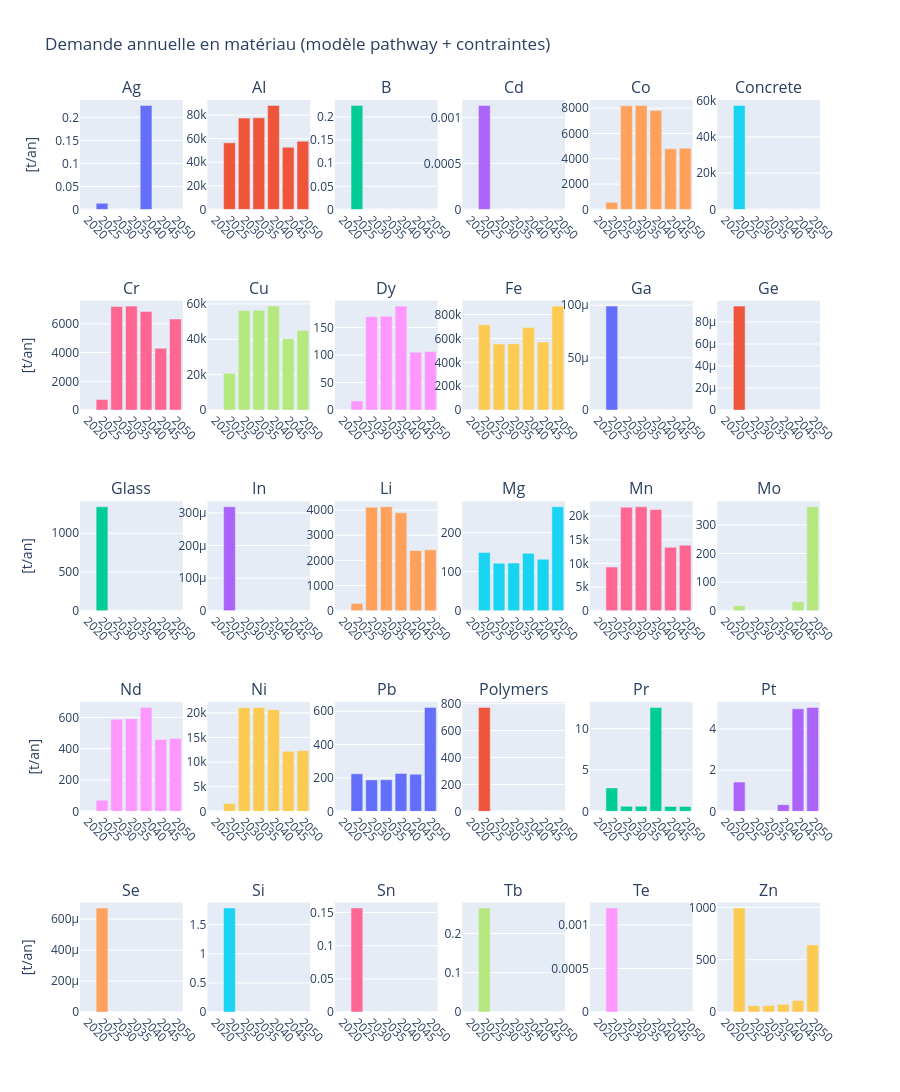

Notebook code for this chart:
### Code cell
plot_all_material_demand(results_materials_relax)

### Figure 1 — Plotly figure (JSON) as saved in the notebook; plotly's stock layout.template omitted (floating-point values rounded to 4 significant figures)
{"data": [{"name": "Ag", "showlegend": false, "type": "bar", "x": [2020, 2025, 2030, 2035, 2040, 2045, 2050], "xaxis": "x", "y": [0.0, 0.01338, 0.0, 0.0, 0.2258, 0.0, 0.0], "yaxis": "y"}, {"name": "Al", "showlegend": false, "type": "bar", "x": [2020, 2025, 2030, 2035, 2040, 2045, 2050], "xaxis": "x2", "y": [0.0, 56490.0, 77380.0, 77670.0, 88100.0, 52700.0, 57840.0], "yaxis": "y2"}, {"name": "B", "showlegend": false, "type": "bar", "x": [2020, 2025, 2030, 2035, 2040, 2045, 2050], "xaxis": "x3", "y": [0.0, 0.2247, 0.0, 0.0, 0.0, 0.0, 0.0], "yaxis": "y3"}, {"name": "Cd", "showlegend": false, "type": "bar", "x": [2020, 2025, 2030, 2035, 2040, 2045, 2050], "xaxis": "x4", "y": [0.0, 0.001129, 0.0, 0.0, 0.0, 0.0, 0.0], "yaxis": "y4"}, {"name": "Co", "showlegend": false, "type": "bar", "x": [2020, 2025, 2030, 2035, 2040, 2045, 2050], "xaxis": "x5", "y": [0.0, 561.3, 8181.0, 8212.0, 7812.0, 4787.0, 4842.0], "yaxis": "y5"}, {"name": "Concrete", "showlegend": false, "type": "bar", "x": [2020, 2025, 2030, 2035, 2040, 2045, 2050], "xaxis": "x6", "y": [0.0, 57270.0, 0.0, 0.0, 0.0, 0.0, 0.0], "yaxis": "y6"}, {"name": "Cr", "showlegend": false, "type": "bar", "x": [2020, 2025, 2030, 2035, 2040, 2045, 2050], "xaxis": "x7", "y": [0.0, 736.0, 7203.0, 7230.0, 6861.0, 4294.0, 6332.0], "yaxis": "y7"}, {"name": "Cu", "showlegend": false, "type": "bar", "x": [2020, 2025, 2030, 2035, 2040, 2045, 2050], "xaxis": "x8", "y": [0.0, 20720.0, 56220.0, 56440.0, 58740.0, 40270.0, 44940.0], "yaxis": "y8"}, {"name": "Dy", "showlegend": false, "type": "bar", "x": [2020, 2025, 2030, 2035, 2040, 2045, 2050], "xaxis": "x9", "y": [0.0, 16.63, 169.6, 170.2, 188.8, 105.1, 106.3], "yaxis": "y9"}, {"name": "Fe", "showlegend": false, "type": "bar", "x": [2020, 2025, 2030, 2035, 2040, 2045, 2050], "xaxis": "x10", "y": [0.0, 715500.0, 552800.0, 554900.0, 690900.0, 569200.0, 870800.0], "yaxis": "y10"}, {"name": "Ga", "showlegend": false, "type": "bar", "x": [2020, 2025, 2030, 2035, 2040, 2045, 2050], "xaxis": "x11", "y": [0.0, 9.912e-05, 0.0, 0.0, 0.0, 0.0, 0.0], "yaxis": "y11"}, {"name": "Ge", "showlegend": false, "type": "bar", "x": [2020, 2025, 2030, 2035, 2040, 2045, 2050], "xaxis": "x12", "y": [0.0, 9.44e-05, 0.0, 0.0, 0.0, 0.0, 0.0], "yaxis": "y12"}, {"name": "Glass", "showlegend": false, "type": "bar", "x": [2020, 2025, 2030, 2035, 2040, 2045, 2050], "xaxis": "x13", "y": [0.0, 1343.0, 0.0, 0.0, 0.0, 0.0, 0.0], "yaxis": "y13"}, {"name": "In", "showlegend": false, "type": "bar", "x": [2020, 2025, 2030, 2035, 2040, 2045, 2050], "xaxis": "x14", "y": [0.0, 0.0003188, 0.0, 0.0, 0.0, 0.0, 0.0], "yaxis": "y14"}, {"name": "Li", "showlegend": false, "type": "bar", "x": [2020, 2025, 2030, 2035, 2040, 2045, 2050], "xaxis": "x15", "y": [0.0, 290.7, 4114.0, 4129.0, 3888.0, 2391.0, 2418.0], "yaxis": "y15"}, {"name": "Mg", "showlegend": false, "type": "bar", "x": [2020, 2025, 2030, 2035, 2040, 2045, 2050], "xaxis": "x16", "y": [0.0, 149.1, 121.6, 122.0, 146.7, 131.6, 265.8], "yaxis": "y16"}, {"name": "Mn", "showlegend": false, "type": "bar", "x": [2020, 2025, 2030, 2035, 2040, 2045, 2050], "xaxis": "x17", "y": [0.0, 9255.0, 21910.0, 22000.0, 21400.0, 13440.0, 13860.0], "yaxis": "y17"}, {"name": "Mo", "showlegend": false, "type": "bar", "x": [2020, 2025, 2030, 2035, 2040, 2045, 2050], "xaxis": "x18", "y": [0.0, 17.56, 0.0, 0.0, 0.0, 31.54, 363.3], "yaxis": "y18"}, {"name": "Nd", "showlegend": false, "type": "bar", "x": [2020, 2025, 2030, 2035, 2040, 2045, 2050], "xaxis": "x19", "y": [0.0, 71.78, 589.0, 591.2, 664.4, 460.0, 465.6], "yaxis": "y19"}, {"name": "Ni", "showlegend": false, "type": "bar", "x": [2020, 2025, 2030, 2035, 2040, 2045, 2050], "xaxis": "x20", "y": [0.0, 1608.0, 21020.0, 21100.0, 20630.0, 12180.0, 12320.0], "yaxis": "y20"}, {"name": "Pb", "showlegend": false, "type": "bar", "x": [2020, 2025, 2030, 2035, 2040, 2045, 2050], "xaxis": "x21", "y": [0.0, 224.6, 188.4, 189.1, 227.4, 222.3, 622.8], "yaxis": "y21"}, {"name": "Polymers", "showlegend": false, "type": "bar", "x": [2020, 2025, 2030, 2035, 2040, 2045, 2050], "xaxis": "x22", "y": [0.0, 772.4, 0.0, 0.0, 0.0, 0.0, 0.0], "yaxis": "y22"}, {"name": "Pr", "showlegend": false, "type": "bar", "x": [2020, 2025, 2030, 2035, 2040, 2045, 2050], "xaxis": "x23", "y": [0.0, 2.832, 0.6078, 0.6101, 12.58, 0.5951, 0.6025], "yaxis": "y23"}, {"name": "Pt", "showlegend": false, "type": "bar", "x": [2020, 2025, 2030, 2035, 2040, 2045, 2050], "xaxis": "x24", "y": [0.0, 1.419, 0.0, 0.0, 0.3244, 4.974, 5.043], "yaxis": "y24"}, {"name": "Se", "showlegend": false, "type": "bar", "x": [2020, 2025, 2030, 2035, 2040, 2045, 2050], "xaxis": "x25", "y": [0.0, 0.0006718, 0.0, 0.0, 0.0, 0.0, 0.0], "yaxis": "y25"}, {"name": "Si", "showlegend": false, "type": "bar", "x": [2020, 2025, 2030, 2035, 2040, 2045, 2050], "xaxis": "x26", "y": [0.0, 1.784, 0.0, 0.0, 0.0, 0.0, 0.0], "yaxis": "y26"}, {"name": "Sn", "showlegend": false, "type": "bar", "x": [2020, 2025, 2030, 2035, 2040, 2045, 2050], "xaxis": "x27", "y": [0.0, 0.1567, 0.0, 0.0, 0.0, 0.0, 0.0], "yaxis": "y27"}, {"name": "Tb", "showlegend": false, "type": "bar", "x": [2020, 2025, 2030, 2035, 2040, 2045, 2050], "xaxis": "x28", "y": [0.0, 0.2647, 0.0, 0.0, 0.0, 0.0, 0.0], "yaxis": "y28"}, {"name": "Te", "showlegend": false, "type": "bar", "x": [2020, 2025, 2030, 2035, 2040, 2045, 2050], "xaxis": "x29", "y": [0.0, 0.001194, 0.0, 0.0, 0.0, 0.0, 0.0], "yaxis": "y29"}, {"name": "Zn", "showlegend": false, "type": "bar", "x": [2020, 2025, 2030, 2035, 2040, 2045, 2050], "xaxis": "x30", "y": [0.0, 993.9, 60.78, 61.01, 73.35, 110.0, 641.6], "yaxis": "y30"}], "layout": {"annotations": [{"font": {"size": 16}, "showarrow": false, "text": "Ag", "x": 0.06944, "xanchor": "center", "xref": "paper", "y": 1, "yanchor": "bottom", "yref": "paper"}, {"font": {"size": 16}, "showarrow": false, "text": "Al", "x": 0.2417, "xanchor": "center", "xref": "paper", "y": 1, "yanchor": "bottom", "yref": "paper"}, {"font": {"size": 16}, "showarrow": false, "text": "B", "x": 0.4139, "xanchor": "center", "xref": "paper", "y": 1, "yanchor": "bottom", "yref": "paper"}, {"font": {"size": 16}, "showarrow": false, "text": "Cd", "x": 0.5861, "xanchor": "center", "xref": "paper", "y": 1, "yanchor": "bottom", "yref": "paper"}, {"font": {"size": 16}, "showarrow": false, "text": "Co", "x": 0.7583, "xanchor": "center", "xref": "paper", "y": 1, "yanchor": "bottom", "yref": "paper"}, {"font": {"size": 16}, "showarrow": false, "text": "Concrete", "x": 0.9306, "xanchor": "center", "xref": "paper", "y": 1, "yanchor": "bottom", "yref": "paper"}, {"font": {"size": 16}, "showarrow": false, "text": "Cr", "x": 0.06944, "xanchor": "center", "xref": "paper", "y": 0.78, "yanchor": "bottom", "yref": "paper"}, {"font": {"size": 16}, "showarrow": false, "text": "Cu", "x": 0.2417, "xanchor": "center", "xref": "paper", "y": 0.78, "yanchor": "bottom", "yref": "paper"}, {"font": {"size": 16}, "showarrow": false, "text": "Dy", "x": 0.4139, "xanchor": "center", "xref": "paper", "y": 0.78, "yanchor": "bottom", "yref": "paper"}, {"font": {"size": 16}, "showarrow": false, "text": "Fe", "x": 0.5861, "xanchor": "center", "xref": "paper", "y": 0.78, "yanchor": "bottom", "yref": "paper"}, {"font": {"size": 16}, "showarrow": false, "text": "Ga", "x": 0.7583, "xanchor": "center", "xref": "paper", "y": 0.78, "yanchor": "bottom", "yref": "paper"}, {"font": {"size": 16}, "showarrow": false, "text": "Ge", "x": 0.9306, "xanchor": "center", "xref": "paper", "y": 0.78, "yanchor": "bottom", "yref": "paper"}, {"font": {"size": 16}, "showarrow": false, "text": "Glass", "x": 0.06944, "xanchor": "center", "xref": "paper", "y": 0.56, "yanchor": "bottom", "yref": "paper"}, {"font": {"size": 16}, "showarrow": false, "text": "In", "x": 0.2417, "xanchor": "center", "xref": "paper", "y": 0.56, "yanchor": "bottom", "yref": "paper"}, {"font": {"size": 16}, "showarrow": false, "text": "Li", "x": 0.4139, "xanchor": "center", "xref": "paper", "y": 0.56, "yanchor": "bottom", "yref": "paper"}, {"font": {"size": 16}, "showarrow": false, "text": "Mg", "x": 0.5861, "xanchor": "center", "xref": "paper", "y": 0.56, "yanchor": "bottom", "yref": "paper"}, {"font": {"size": 16}, "showarrow": false, "text": "Mn", "x": 0.7583, "xanchor": "center", "xref": "paper", "y": 0.56, "yanchor": "bottom", "yref": "paper"}, {"font": {"size": 16}, "showarrow": false, "text": "Mo", "x": 0.9306, "xanchor": "center", "xref": "paper", "y": 0.56, "yanchor": "bottom", "yref": "paper"}, {"font": {"size": 16}, "showarrow": false, "text": "Nd", "x": 0.06944, "xanchor": "center", "xref": "paper", "y": 0.34, "yanchor": "bottom", "yref": "paper"}, {"font": {"size": 16}, "showarrow": false, "text": "Ni", "x": 0.2417, "xanchor": "center", "xref": "paper", "y": 0.34, "yanchor": "bottom", "yref": "paper"}, {"font": {"size": 16}, "showarrow": false, "text": "Pb", "x": 0.4139, "xanchor": "center", "xref": "paper", "y": 0.34, "yanchor": "bottom", "yref": "paper"}, {"font": {"size": 16}, "showarrow": false, "text": "Polymers", "x": 0.5861, "xanchor": "center", "xref": "paper", "y": 0.34, "yanchor": "bottom", "yref": "paper"}, {"font": {"size": 16}, "showarrow": false, "text": "Pr", "x": 0.7583, "xanchor": "center", "xref": "paper", "y": 0.34, "yanchor": "bottom", "yref": "paper"}, {"font": {"size": 16}, "showarrow": false, "text": "Pt", "x": 0.9306, "xanchor": "center", "xref": "paper", "y": 0.34, "yanchor": "bottom", "yref": "paper"}, {"font": {"size": 16}, "showarrow": false, "text": "Se", "x": 0.06944, "xanchor": "center", "xref": "paper", "y": 0.12, "yanchor": "bottom", "yref": "paper"}, {"font": {"size": 16}, "showarrow": false, "text": "Si", "x": 0.2417, "xanchor": "center", "xref": "paper", "y": 0.12, "yanchor": "bottom", "yref": "paper"}, {"font": {"size": 16}, "showarrow": false, "text": "Sn", "x": 0.4139, "xanchor": "center", "xref": "paper", "y": 0.12, "yanchor": "bottom", "yref": "paper"}, {"font": {"size": 16}, "showarrow": false, "text": "Tb", "x": 0.5861, "xanchor": "center", "xref": "paper", "y": 0.12, "yanchor": "bottom", "yref": "paper"}, {"font": {"size": 16}, "showarrow": false, "text": "Te", "x": 0.7583, "xanchor": "center", "xref": "paper", "y": 0.12, "yanchor": "bottom", "yref": "paper"}, {"font": {"size": 16}, "showarrow": false, "text": "Zn", "x": 0.9306, "xanchor": "center", "xref": "paper", "y": 0.12, "yanchor": "bottom", "yref": "paper"}], "height": 1500, "title": {"text": "Demande annuelle en matériau (modèle pathway + contraintes)"}, "xaxis": {"anchor": "y", "domain": [0, 0.1389], "tickangle": 45, "tickmode": "array", "tickvals": [2020, 2025, 2030, 2035, 2040, 2045, 2050]}, "xaxis10": {"anchor": "y10", "domain": [0.5167, 0.6556], "tickangle": 45, "tickmode": "array", "tickvals": [2020, 2025, 2030, 2035, 2040, 2045, 2050]}, "xaxis11": {"anchor": "y11", "domain": [0.6889, 0.8278], "tickangle": 45, "tickmode": "array", "tickvals": [2020, 2025, 2030, 2035, 2040, 2045, 2050]}, "xaxis12": {"anchor": "y12", "domain": [0.8611, 1], "tickangle": 45, "tickmode": "array", "tickvals": [2020, 2025, 2030, 2035, 2040, 2045, 2050]}, "xaxis13": {"anchor": "y13", "domain": [0, 0.1389], "tickangle": 45, "tickmode": "array", "tickvals": [2020, 2025, 2030, 2035, 2040, 2045, 2050]}, "xaxis14": {"anchor": "y14", "domain": [0.1722, 0.3111], "tickangle": 45, "tickmode": "array", "tickvals": [2020, 2025, 2030, 2035, 2040, 2045, 2050]}, "xaxis15": {"anchor": "y15", "domain": [0.3444, 0.4833], "tickangle": 45, "tickmode": "array", "tickvals": [2020, 2025, 2030, 2035, 2040, 2045, 2050]}, "xaxis16": {"anchor": "y16", "domain": [0.5167, 0.6556], "tickangle": 45, "tickmode": "array", "tickvals": [2020, 2025, 2030, 2035, 2040, 2045, 2050]}, "xaxis17": {"anchor": "y17", "domain": [0.6889, 0.8278], "tickangle": 45, "tickmode": "array", "tickvals": [2020, 2025, 2030, 2035, 2040, 2045, 2050]}, "xaxis18": {"anchor": "y18", "domain": [0.8611, 1], "tickangle": 45, "tickmode": "array", "tickvals": [2020, 2025, 2030, 2035, 2040, 2045, 2050]}, "xaxis19": {"anchor": "y19", "domain": [0, 0.1389], "tickangle": 45, "tickmode": "array", "tickvals": [2020, 2025, 2030, 2035, 2040, 2045, 2050]}, "xaxis2": {"anchor": "y2", "domain": [0.1722, 0.3111], "tickangle": 45, "tickmode": "array", "tickvals": [2020, 2025, 2030, 2035, 2040, 2045, 2050]}, "xaxis20": {"anchor": "y20", "domain": [0.1722, 0.3111], "tickangle": 45, "tickmode": "array", "tickvals": [2020, 2025, 2030, 2035, 2040, 2045, 2050]}, "xaxis21": {"anchor": "y21", "domain": [0.3444, 0.4833], "tickangle": 45, "tickmode": "array", "tickvals": [2020, 2025, 2030, 2035, 2040, 2045, 2050]}, "xaxis22": {"anchor": "y22", "domain": [0.5167, 0.6556], "tickangle": 45, "tickmode": "array", "tickvals": [2020, 2025, 2030, 2035, 2040, 2045, 2050]}, "xaxis23": {"anchor": "y23", "domain": [0.6889, 0.8278], "tickangle": 45, "tickmode": "array", "tickvals": [2020, 2025, 2030, 2035, 2040, 2045, 2050]}, "xaxis24": {"anchor": "y24", "domain": [0.8611, 1], "tickangle": 45, "tickmode": "array", "tickvals": [2020, 2025, 2030, 2035, 2040, 2045, 2050]}, "xaxis25": {"anchor": "y25", "domain": [0, 0.1389], "tickangle": 45, "tickmode": "array", "tickvals": [2020, 2025, 2030, 2035, 2040, 2045, 2050]}, "xaxis26": {"anchor": "y26", "domain": [0.1722, 0.3111], "tickangle": 45, "tickmode": "array", "tickvals": [2020, 2025, 2030, 2035, 2040, 2045, 2050]}, "xaxis27": {"anchor": "y27", "domain": [0.3444, 0.4833], "tickangle": 45, "tickmode": "array", "tickvals": [2020, 2025, 2030, 2035, 2040, 2045, 2050]}, "xaxis28": {"anchor": "y28", "domain": [0.5167, 0.6556], "tickangle": 45, "tickmode": "array", "tickvals": [2020, 2025, 2030, 2035, 2040, 2045, 2050]}, "xaxis29": {"anchor": "y29", "domain": [0.6889, 0.8278], "tickangle": 45, "tickmode": "array", "tickvals": [2020, 2025, 2030, 2035, 2040, 2045, 2050]}, "xaxis3": {"anchor": "y3", "domain": [0.3444, 0.4833], "tickangle": 45, "tickmode": "array", "tickvals": [2020, 2025, 2030, 2035, 2040, 2045, 2050]}, "xaxis30": {"anchor": "y30", "domain": [0.8611, 1], "tickangle": 45, "tickmode": "array", "tickvals": [2020, 2025, 2030, 2035, 2040, 2045, 2050]}, "xaxis4": {"anchor": "y4", "domain": [0.5167, 0.6556], "tickangle": 45, "tickmode": "array", "tickvals": [2020, 2025, 2030, 2035, 2040, 2045, 2050]}, "xaxis5": {"anchor": "y5", "domain": [0.6889, 0.8278], "tickangle": 45, "tickmode": "array", "tickvals": [2020, 2025, 2030, 2035, 2040, 2045, 2050]}, "xaxis6": {"anchor": "y6", "domain": [0.8611, 1], "tickangle": 45, "tickmode": "array", "tickvals": [2020, 2025, 2030, 2035, 2040, 2045, 2050]}, "xaxis7": {"anchor": "y7", "domain": [0, 0.1389], "tickangle": 45, "tickmode": "array", "tickvals": [2020, 2025, 2030, 2035, 2040, 2045, 2050]}, "xaxis8": {"anchor": "y8", "domain": [0.1722, 0.3111], "tickangle": 45, "tickmode": "array", "tickvals": [2020, 2025, 2030, 2035, 2040, 2045, 2050]}, "xaxis9": {"anchor": "y9", "domain": [0.3444, 0.4833], "tickangle": 45, "tickmode": "array", "tickvals": [2020, 2025, 2030, 2035, 2040, 2045, 2050]}, "yaxis": {"anchor": "x", "domain": [0.88, 1], "title": {"text": "[t/an]"}}, "yaxis10": {"anchor": "x10", "domain": [0.66, 0.78]}, "yaxis11": {"anchor": "x11", "domain": [0.66, 0.78]}, "yaxis12": {"anchor": "x12", "domain": [0.66, 0.78]}, "yaxis13": {"anchor": "x13", "domain": [0.44, 0.56], "title": {"text": "[t/an]"}}, "yaxis14": {"anchor": "x14", "domain": [0.44, 0.56]}, "yaxis15": {"anchor": "x15", "domain": [0.44, 0.56]}, "yaxis16": {"anchor": "x16", "domain": [0.44, 0.56]}, "yaxis17": {"anchor": "x17", "domain": [0.44, 0.56]}, "yaxis18": {"anchor": "x18", "domain": [0.44, 0.56]}, "yaxis19": {"anchor": "x19", "domain": [0.22, 0.34], "title": {"text": "[t/an]"}}, "yaxis2": {"anchor": "x2", "domain": [0.88, 1]}, "yaxis20": {"anchor": "x20", "domain": [0.22, 0.34]}, "yaxis21": {"anchor": "x21", "domain": [0.22, 0.34]}, "yaxis22": {"anchor": "x22", "domain": [0.22, 0.34]}, "yaxis23": {"anchor": "x23", "domain": [0.22, 0.34]}, "yaxis24": {"anchor": "x24", "domain": [0.22, 0.34]}, "yaxis25": {"anchor": "x25", "domain": [0, 0.12], "title": {"text": "[t/an]"}}, "yaxis26": {"anchor": "x26", "domain": [0, 0.12]}, "yaxis27": {"anchor": "x27", "domain": [0, 0.12]}, "yaxis28": {"anchor": "x28", "domain": [0, 0.12]}, "yaxis29": {"anchor": "x29", "domain": [0, 0.12]}, "yaxis3": {"anchor": "x3", "domain": [0.88, 1]}, "yaxis30": {"anchor": "x30", "domain": [0, 0.12]}, "yaxis4": {"anchor": "x4", "domain": [0.88, 1]}, "yaxis5": {"anchor": "x5", "domain": [0.88, 1]}, "yaxis6": {"anchor": "x6", "domain": [0.88, 1]}, "yaxis7": {"anchor": "x7", "domain": [0.66, 0.78], "title": {"text": "[t/an]"}}, "yaxis8": {"anchor": "x8", "domain": [0.66, 0.78]}, "yaxis9": {"anchor": "x9", "domain": [0.66, 0.78]}}}
